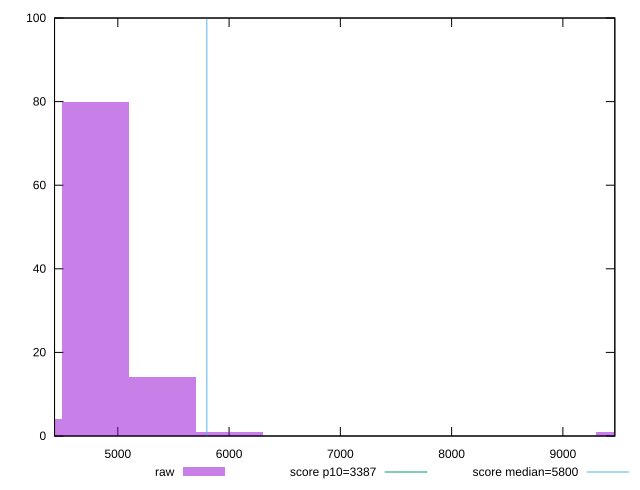

Generate this figure with gnuplot:
reset

$raw <<EOF
9601.101084072438 1
4800.550542036219 80
5400.619359790746 14
4200.481724281692 4
6000.688177545273 1
EOF

set key outside below
set boxwidth 600.0688177545273
set xrange [4431.296767679032:9466.782442558258]
set yrange [0:100]
set trange [0:100]
set style fill transparent solid 0.5 noborder

set parametric
set terminal svg size 640, 490 enhanced background rgb 'white'
set output "report_00022_2021-02-20T12:08:46.964Z/speed-index/samples/pages+cached/raw/histogram.svg"

plot $raw title "raw" with boxes, \
     3387,t title "score p10=3387", \
     5800,t title "score median=5800"

reset
